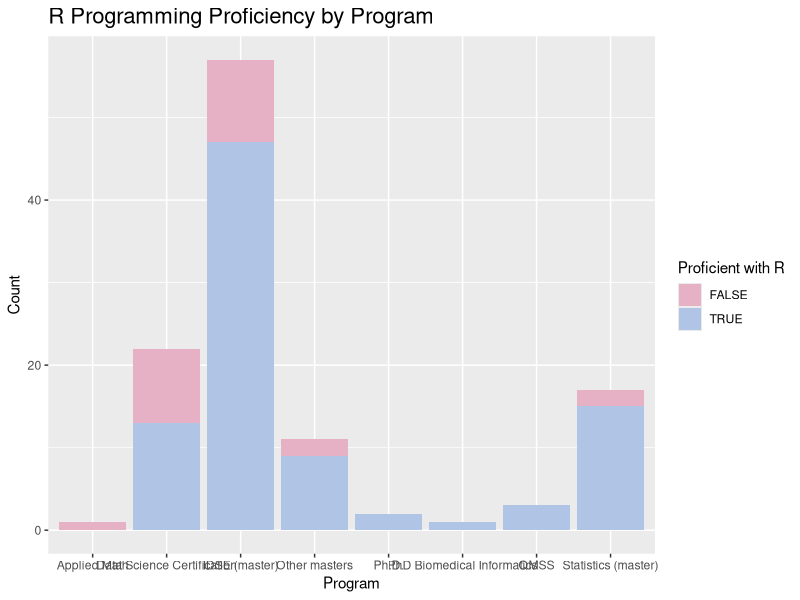
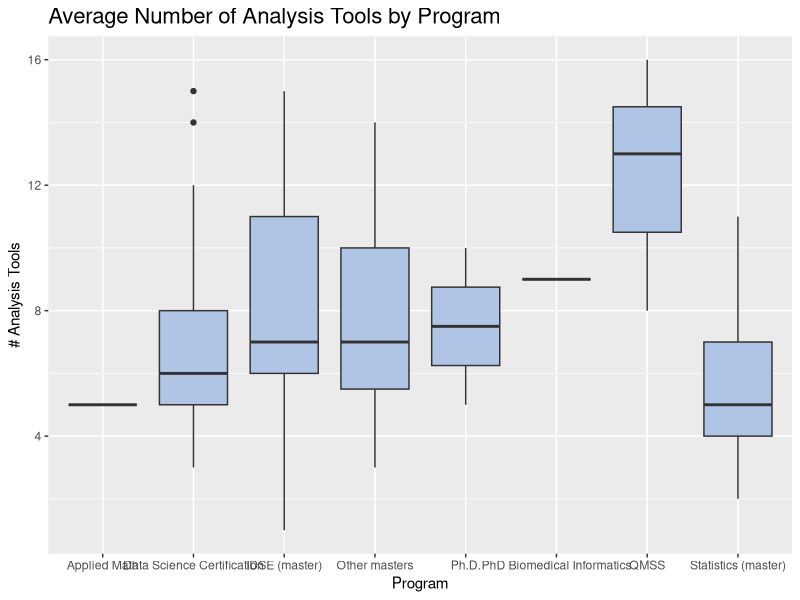

Recreate these plots in R, in order.
library(ggplot2)

data <- read.csv('survey_new.csv')

# Question, who is in the class? How familiar are they with R?

ggplot(data, aes(data$Program, fill = data$R)) + geom_bar() +
  xlab('Program') + ylab('Count') + labs(fill = "Proficient with R") +
  ggtitle("R Programming Proficiency by Program") +
  theme(plot.title = element_text(size = 16)) + scale_fill_manual(values = c('#e6b0c5','#b0c5e6'))

# Question, are there differences in the number of tools used by DSI MS students,
# DSI Certificate students, and everyone else. Look at mean and standard deviation.

ggplot(data, aes(x = data$Program, y = data$Number.Tools)) + geom_boxplot(fill = "#b0c5e6") +
  xlab('Program') + ylab('# Analysis Tools') + 
  ggtitle("Average Number of Analysis Tools by Program") + 
  theme(plot.title = element_text(size = 16)) 


# Reference: create new dataframes based on Program
#toolsDSIms <- mean(data[which(data[,'Program'] == 'IDSE (master)'), "Number.Tools"])
#toolsDSIcert <- mean(data[which(data[,'Program'] == 'Data Science Certification'), "Number.Tools"])
#toolsOther <- mean(data[which()])

# Reference: create new dataframe based on frequency
#inClass <- unique(data[,2])
#frequencyByProgram <- rep(0,length(inClass))

#for (i in 1:length(inClass)){
#  frequencyByProgram[i] <-length(which(data[,2] == inClass[i]))
#} 

#freqDf <- data.frame(Program=inClass,freq=frequencyByProgram)
